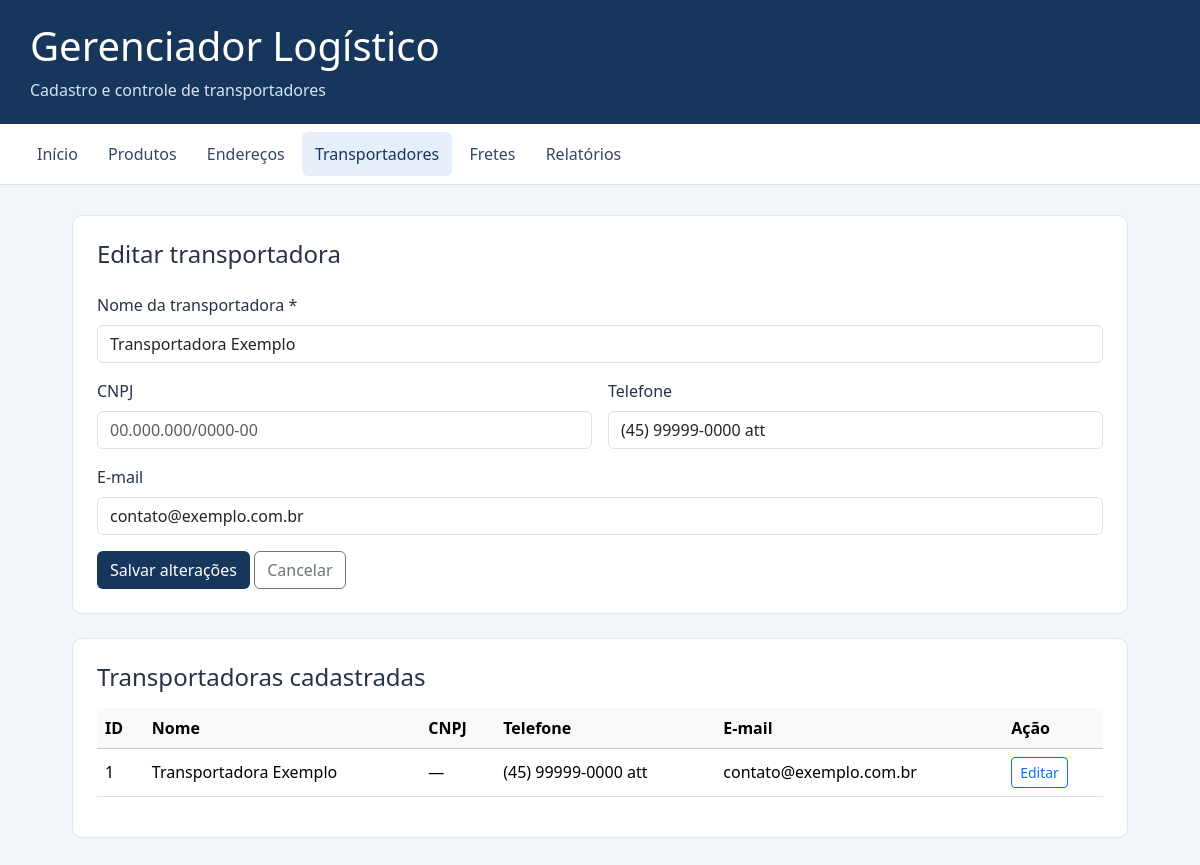
/transportadores.php?editar=1, run on the app's committed database.
### tables this page shows
CREATE TABLE `transportadores` (
  `id` int(11) NOT NULL,
  `nome` varchar(150) NOT NULL,
  `cnpj` varchar(18) DEFAULT NULL,
  `telefone` varchar(20) DEFAULT NULL,
  `email` varchar(150) DEFAULT NULL,
  `criado_em` timestamp NULL DEFAULT current_timestamp()
);

### transportadores.php (the view, shortened to what this page needs)
<?php
require_once "conexao.php";
$transportadorEdicao = null;
function escaparTransportador($valor) {
    return htmlspecialchars((string)($valor ?? ""), ENT_QUOTES, "UTF-8");
}
if (isset($_GET["editar"])) {
    $consulta = $conexao->prepare(
        "SELECT * FROM transportadores WHERE id = ?"
    );
    $consulta->execute([(int)$_GET["editar"]]);
    $transportadorEdicao = $consulta->fetch(PDO::FETCH_ASSOC);
}
$transportadores = $conexao->query(
    "SELECT * FROM transportadores ORDER BY id DESC"
)->fetchAll(PDO::FETCH_ASSOC);
?>
<!DOCTYPE html>
<html lang="pt-BR">
<head>
    <link href="https://cdn.jsdelivr.net/npm/bootstrap@5.3.3/dist/css/bootstrap.min.css" rel="stylesheet">
</head>
<body>
<header>
    <h1>Gerenciador Logístico</h1>
    <p>Cadastro e controle de transportadores</p>
</header>
<nav class="px-4 py-2">
    <a href="index.php">Início</a>
    <a href="produtos.php">Produtos</a>
    <a href="enderecos.php">Endereços</a>
    <a href="transportadores.php" class="ativo">Transportadores</a>
    <a href="fretes.php">Fretes</a>
    <a href="relatorios.php">Relatórios</a>
</nav>
<main>
    <section class="painel">
        <h2 class="h4 mb-4">
            <?= $transportadorEdicao ? "Editar transportadora" : "Cadastrar transportadora" ?>
        </h2>
        <form method="POST" action="transportadores.php">
            <div class="row g-3">
                <div class="col-12">
                    <label for="nome" class="form-label">Nome da transportadora *</label>
                    <input class="form-control" type="text" id="nome" name="nome"
                           maxlength="150" required
                           value="<?= escaparTransportador($transportadorEdicao["nome"] ?? "") ?>">
                </div>
                <div class="col-md-6">
                    <label for="cnpj" class="form-label">CNPJ</label>
                    <input class="form-control" type="text" id="cnpj" name="cnpj"
                           maxlength="18" placeholder="00.000.000/0000-00"
                           value="<?= escaparTransportador($transportadorEdicao["cnpj"] ?? "") ?>">
                </div>
                <div class="col-md-6">
                    <label for="telefone" class="form-label">Telefone</label>
                    <input class="form-control" type="tel" id="telefone" name="telefone"
                           maxlength="20" placeholder="(00) 00000-0000"
                           value="<?= escaparTransportador($transportadorEdicao["telefone"] ?? "") ?>">
                </div>
                <div class="col-12">
                    <label for="email" class="form-label">E-mail</label>
                    <input class="form-control" type="email" id="email" name="email"
                           maxlength="150" placeholder="contato@transportadora.com.br"
                           value="<?= escaparTransportador($transportadorEdicao["email"] ?? "") ?>">
                </div>
                <div class="col-12">
                    <button class="btn btn-principal" type="submit">
                        <?= $transportadorEdicao ? "Salvar alterações" : "Cadastrar transportadora" ?>
                    </button>
                    <?php if ($transportadorEdicao): ?>
                        <a href="transportadores.php" class="btn btn-outline-secondary">Cancelar</a>
                    <?php endif; ?>
                </div>
            </div>
        </form>
    </section>
    <section class="painel">
        <h2 class="h4 mb-3">Transportadoras cadastradas</h2>
        <?php if (count($transportadores) === 0): ?>
            <p class="text-secondary">Nenhuma transportadora cadastrada ainda.</p>
        <?php else: ?>
            <div class="table-responsive">
                <table class="table table-hover align-middle">
                    <thead class="table-light">
                        <tr>
                            <th>ID</th>
                            <th>Nome</th>
                            <th>CNPJ</th>
                            <th>Telefone</th>
                            <th>E-mail</th>
                            <th>Ação</th>
                        </tr>
                    </thead>
                    <tbody>
                        <?php foreach ($transportadores as $transportador): ?>
                            <tr>
                                <td><?= (int)$transportador["id"] ?></td>
                                <td><?= escaparTransportador($transportador["nome"]) ?></td>
                                <td><?= escaparTransportador($transportador["cnpj"] ?: "—") ?></td>
                                <td><?= escaparTransportador($transportador["telefone"] ?: "—") ?></td>
                                <td><?= escaparTransportador($transportador["email"] ?: "—") ?></td>
                                <td>
                                    <a class="btn btn-sm btn-outline-primary"
                                       href="transportadores.php?editar=<?= (int)$transportador["id"] ?>">
                                        Editar
                                    </a>
                                </td>
                            </tr>
                        <?php endforeach; ?>
                    </tbody>
                </table>
            </div>
        <?php endif; ?>
    </section>
</main>
</body>
</html>

### transportadores.php (style rules this page uses)
body { background: #f3f6fa; color: #253247; }
header { background: #17365c; color: white; padding: 22px 30px; }
header p { color: #d7e4f4; margin-bottom: 0; }
nav { background: white; border-bottom: 1px solid #dfe5ed; }
nav a { color: #344761; text-decoration: none; padding: 10px 13px; display: inline-block; border-radius: 6px; }
nav a:hover, nav a.ativo { background: #e5eef9; color: #17365c; }
main { max-width: 1100px; margin: 30px auto; padding: 0 22px; }
.painel { background: white; border: 1px solid #e1e7ef; border-radius: 10px; padding: 24px; margin-bottom: 24px; }
.btn-principal { background: #17365c; color: white; }

### data on the page
transportadores: nome "Transportadora Exemplo", telefone "(45) 99999-0000 att", email "contato@exemplo.com.br", id "1", cnpj "—"
